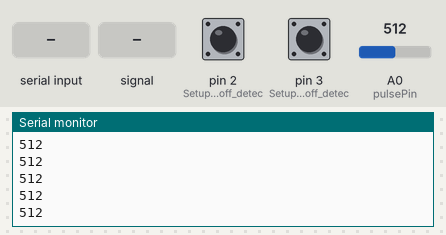
A sketch run on a simulated Arduino Uno, built with avr-gcc and run on an emulated ATmega328P. Shown: the last lines printed to the serial monitor. The test bench sets the inputs (shaded band); at power-on: pin 2 (Setup_for_leads_off_detec) LOW, A0 (pulsePin) = 512, pin 3 (Setup_for_leads_off_detec) LOW.

Above: at 1.2 s.
1.3 s: pin 2 (Setup_for_leads_off_detec) pulled HIGH for 0.15 s
2.9 s: "1\n" received over the second serial link
4.4 s: A0 (pulsePin) fed a 200 Hz sine of ±81 counts around its level
At 5.3 s:
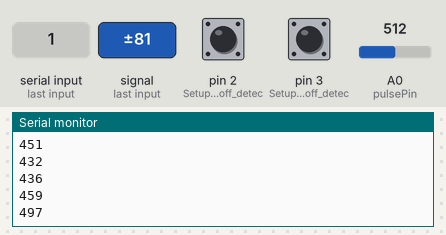
5.9 s: A0 (pulsePin) set to 590
At 6.5 s:
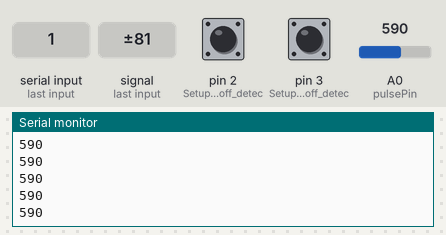
7.4 s: A0 (pulsePin) fed a 1000 Hz sine of ±255 counts around its level
At 8.2 s:
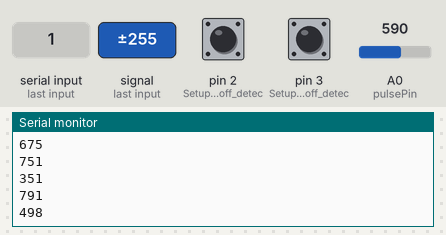
8.9 s: pin 3 (Setup_for_leads_off_detec) pulled HIGH for 0.15 s
Timing chart, 0 to 11.5 s (numbered marks = the images above; inputs shaded):
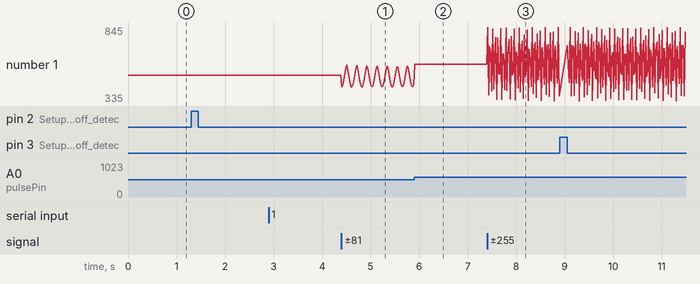

Measured:
- after the input at 4.4 s, the serial monitor: prints a new line at once (image 1)
- after the input at 5.9 s, the serial monitor: prints a new line at once (image 2)
- after the input at 7.4 s, the serial monitor: prints a new line at once (image 3)
- plotted number 1: 512 → 448 after the input at 4.4 s, 448 → 590 after the input at 5.9 s, 590 → 369 after the input at 7.4 s

The sketch:

h2go.ino
```cpp
#include <SoftwareSerial.h>
SoftwareSerial BTSerial(10, 11); // RX, TX

const int pulsePin = A0; // Pinul la care e conectat senzorul de puls
int Signal;              // Valoarea citită de la senzor
int Threshold = 580;     // Prag pentru detectarea bătăilor
bool beatDetected = false;

unsigned long lastBeatTime = 0; // Timpul ultimei bătăi
int BPM = 0;                    // Bătăi pe minut

void setup() {
  Serial.begin(115200);         // Pentru Serial Monitor
  BTSerial.begin(115200);       // Pentru Bluetooth
  Serial.println("Setup gata.");
  pinMode(3, INPUT); // Setup for leads off detection LO +
  pinMode(2, INPUT); // Setup for leads off detection LO -
}

void loop() {
  Signal = analogRead(pulsePin);

  // Afișare semnal brut
//  Serial.print("Signal: ");
//  Serial.print(Signal);

  // Detectare bătăi
  if (Signal > Threshold && !beatDetected) {
    unsigned long currentTime = millis();
    unsigned long timeBetweenBeats = currentTime - lastBeatTime;
    lastBeatTime = currentTime;

    // Calcul BPM doar dacă timpul între bătăi este rezonabil
    if (timeBetweenBeats > 300 && timeBetweenBeats < 2000) {
      BPM = 60000 / timeBetweenBeats;
    }

    beatDetected = true;

    // Afișăm BPM în Serial Monitor
//    Serial.print(" | BPM: ");
//    Serial.println(BPM);

    // Trimitem prin Bluetooth
    BTSerial.print("BPM: ");
    BTSerial.println(BPM);
  }

  // Resetăm flag-ul când semnalul scade sub prag
  if (Signal < Threshold) {
    beatDetected = false;
  }

  if((digitalRead(2) == 1)||(digitalRead(3) == 1)){
    Serial.println('!');
  }
  else{
  // send the value of analog input 0:
    Serial.println(analogRead(A0));
  }

  // Primire comenzi de la telefon
  if (BTSerial.available()) {
    String mesaj = BTSerial.readStringUntil('\n');
    Serial.print("Am primit de la telefon: ");
    Serial.println(mesaj);
  }


  delay(20); // Delay scurt pentru citire mai frecventă (~50 Hz)
}
```
